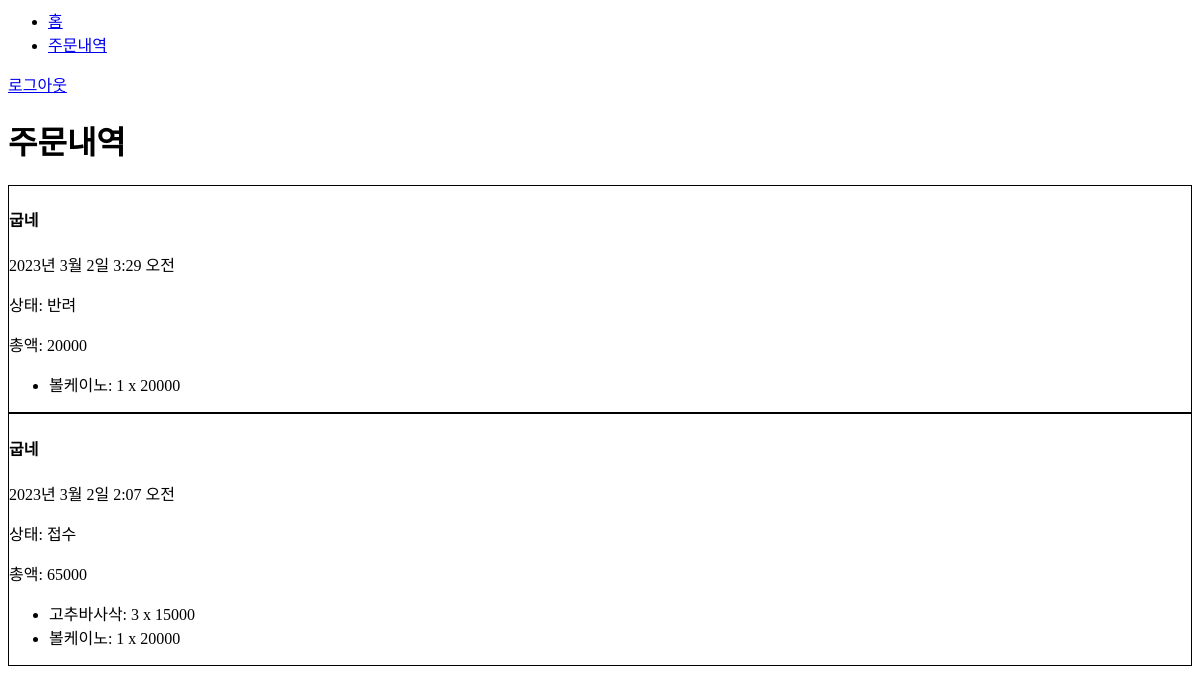
Before: /customer/orders (signed in) with the older database file.
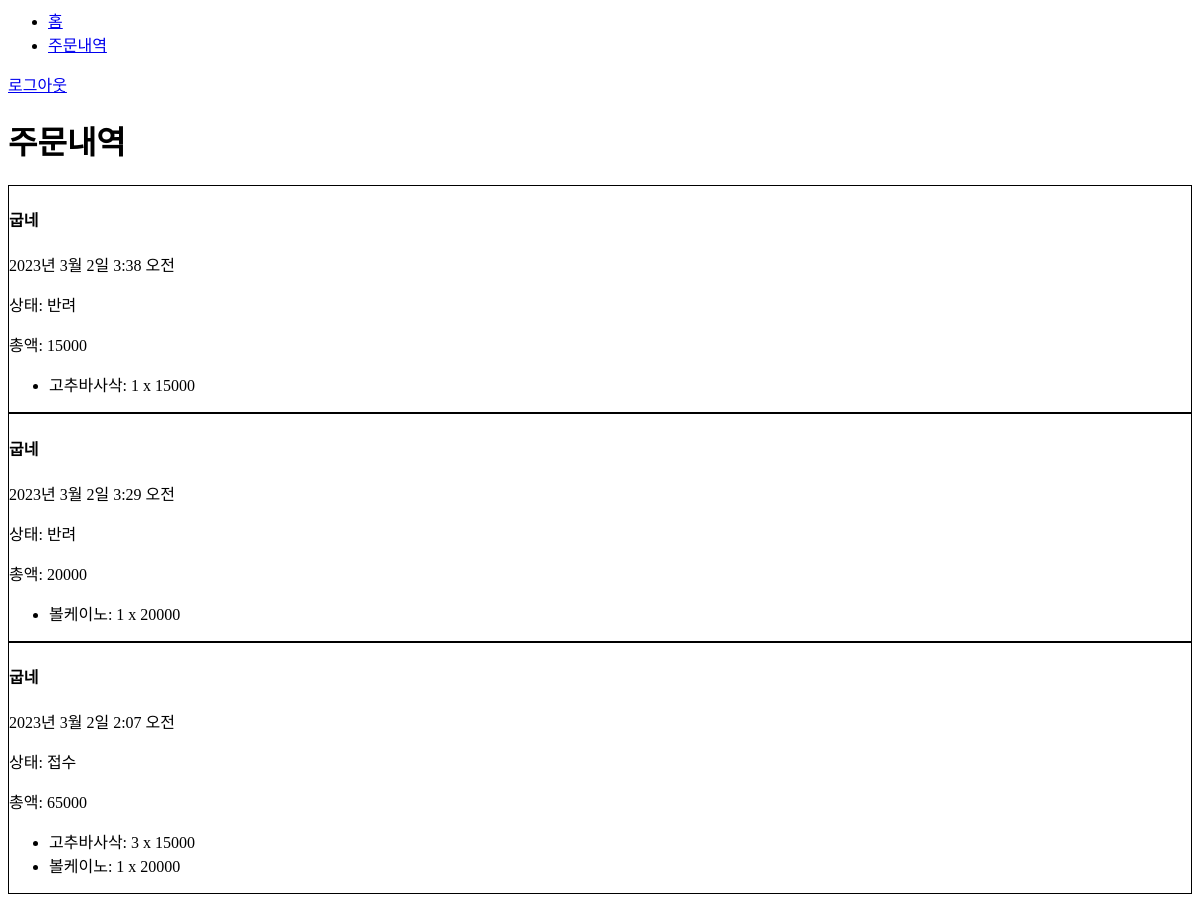
After: the same page with the newer database file.
### baedal/models.py (models this page shows)
class Restaurant(models.Model):
    username = models.CharField(max_length=50, primary_key=True, unique=True)
    password = models.CharField(max_length=300)
    display_name = models.CharField(max_length=50)
    category = models.CharField(choices=models.TextChoices('Category', '치킨 중식 한식').choices, max_length=50)

class Purchase(models.Model):
    restaurant = models.ForeignKey(Restaurant, on_delete=models.SET_NULL, null=True)
    customer = models.ForeignKey(Customer, on_delete=models.SET_NULL, null=True)
    total_price = models.IntegerField()
    status = models.CharField(choices=models.TextChoices('StatusType', '대기 접수 반려').choices, max_length=50)
    created_date = models.DateTimeField()

class PurchaseMenu(models.Model):
    purchase = models.ForeignKey(Purchase, on_delete=models.CASCADE)
    name = models.CharField(max_length=50)
    price = models.IntegerField()
    quantity = models.IntegerField()

### baedal/views.py (the view)
        def wrapper(request, *args, **kargs):
            try:
                if request.session['usertype'] != usertype:
                    raise Exception("usertype don't match")
            except Exception as e:
                print(e)
                return redirect(f'baedal:{usertype}_signin')
            return func(request, *args, **kargs)

### baedal/views.py (called while the page is built)
def signin_required(usertype):
    def real_decorator(func):
        def wrapper(request, *args, **kargs):
            try:
                if request.session['usertype'] != usertype:
                    raise Exception("usertype don't match")
            except Exception as e:
                print(e)
                return redirect(f'baedal:{usertype}_signin')
            return func(request, *args, **kargs)
        return wrapper
    return real_decorator

@signin_required('customer')
def customer_orders(request):
    context = {}
    try:
        purchases = Purchase.objects.filter(customer=request.session['username']).order_by('-created_date')
        purchases = [{'created_date': purchase.created_date,
                      'restaurant':purchase.restaurant,
                      'total_price': purchase.total_price,
                      'status': purchase.status,
                      'menus': PurchaseMenu.objects.filter(purchase=purchase)}
                      for purchase in purchases]
        context['purchases'] = purchases
    except Exception as e:
        print(e)
        context['error'] = '주문내역을 불러오는 도중 에러가 발생했습니다'
    return render(request, 'baedal/customer_orders.html', context)

### baedal/templates/baedal/customer_orders.html (shortened to what this page needs)
{% include 'baedal/customer_navbar.html' %}
<h1>주문내역</h1>
 {% for purchase in purchases %}
<div style="border: 1px solid black">
  <h4>{{purchase.restaurant.display_name}}</h4>
  <p>{{purchase.created_date}}</p>
  <p>상태: {{purchase.status}}</p>
  <p>총액: {{purchase.total_price}}</p>
  <ul>
    {% for menu in purchase.menus %}
    <li>{{menu.name}}: {{menu.quantity}} x {{menu.price}}</li>
    {% endfor %}
  </ul>
</div>
{% endfor %}

### baedal/templates/baedal/customer_navbar.html
{% extends 'baedal/navbar.html' %} {% block nav_menu %}
<li><a href="{% url 'baedal:customer_home' %}">홈</a></li>
<li><a href="{% url 'baedal:customer_orders' %}">주문내역</a></li>
{% endblock %}

### baedal/templates/baedal/navbar.html
<nav>
  <ul>
    {% block nav_menu %} {% endblock %}
  </ul>
  <a href="{% url 'baedal:signout' %}">로그아웃</a>
</nav>

Changed rows visible on the page:
now on one of the page's lists (row unchanged): Restaurant: restaurant.display_name "굽네", created_date "2023년 3월 2일 2:07 오전", status "접수"
computed for Restaurant "굽네": created_date "2023년 3월 2일 3:29 오전" → "2023년 3월 2일 3:38 오전"; total_price "20000" → "15000"; created_date "2023년 3월 2일 2:07 오전" → "2023년 3월 2일 3:29 오전"; status "접수" → "반려"; total_price "65000" → "20000"; gains PurchaseMenu (name "볼케이노", quantity "1", price "20000"); gains PurchaseMenu (name "고추바사삭", quantity "3", price "15000"); loses PurchaseMenu (name "볼케이노", quantity "1", price "20000"); loses PurchaseMenu (name "고추바사삭", quantity "3", price "15000")
added PurchaseMenu: name "고추바사삭", quantity "1", price "15000"
